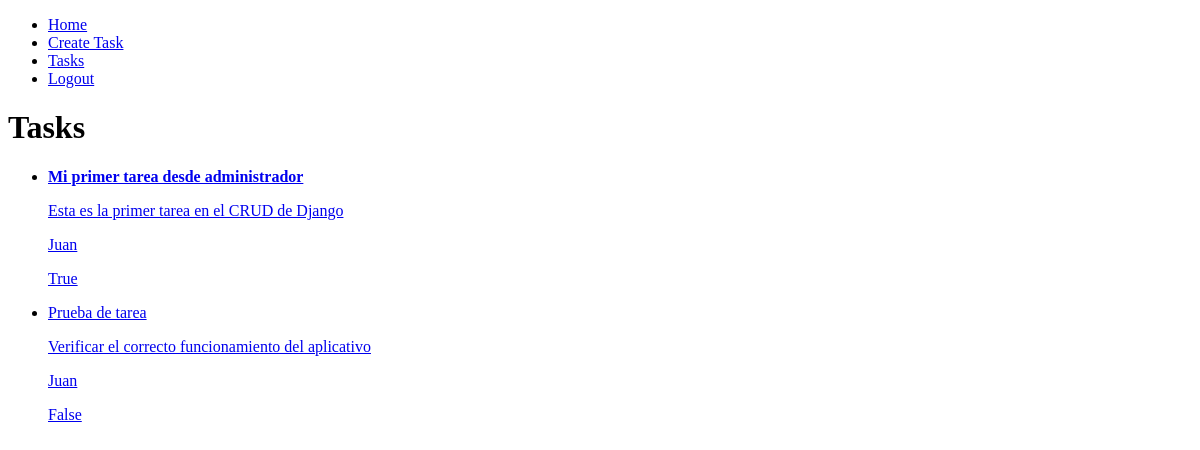
/tasks/ (signed in), run on an earlier commit of the app's database.
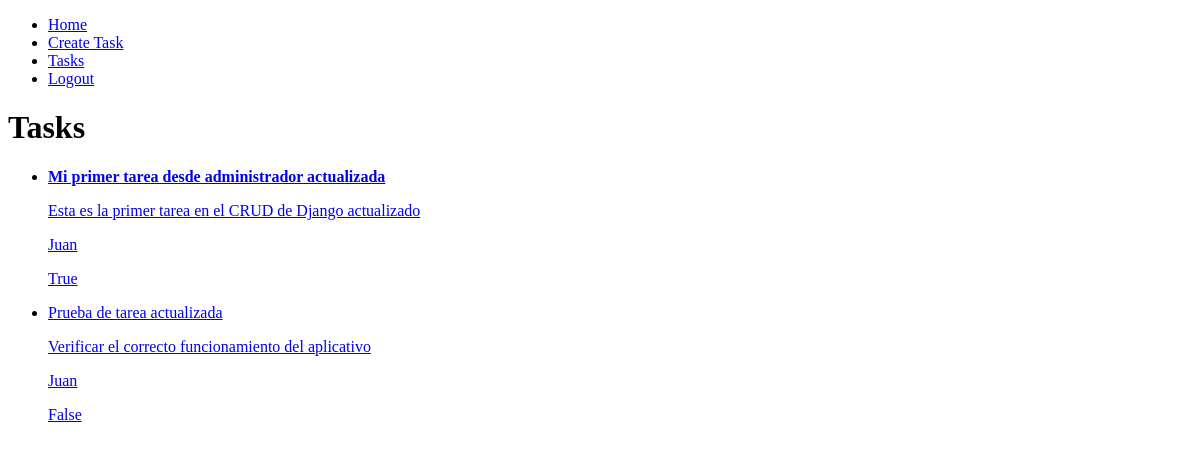
And on a later commit of the database.
### tasks/models.py (models this page shows, shortened)
class Task(models.Model):
    title = models.CharField(max_length=100)
    description = models.TextField(blank=True)
    created = models.DateTimeField(auto_now_add=True)
    date_completed = models.DateTimeField(null=True, blank=True) #El blank funcionar para que al manejar el proyecto a través del administrador (http://127.0.0.1:8000/admin/tasks/task/) Nose deje ingresar un dato como opcional
    important = models.BooleanField(default=False)
    user = models.ForeignKey(User, on_delete=models.CASCADE) # En caso de que se elimine un usuario, se eliminarán las tareas que el tiene en cascada

### tasks/views.py (the view)
# urls.py: path('tasks/', views.tasks, name='tasks'),
def tasks(request):
    tasks =Task.objects.filter(user=request.user) #Nos funciona para traer todas mis tareas
    return render(request, 'tasks.html', {
        'tasks': tasks
    })

### tasks/templates/tasks.html
{% extends 'base.html' %}
{% block content %}
<h1>Tasks</h1>
<ul>
    {% for task in tasks %}
    <li>
        <a href="{% url 'task_detail' task.id %}">
            {% if task.important %}
            <strong>{{task.title}}</strong>
            {% else %}
            {{task.title}}
            {% endif %}
            <p>{{task.description}}</p>
            <p>{{task.user.username}}</p>
            <p>{{task.important}}</p>
        </a>
    </li>
    {% endfor %}
</ul>
{% endblock %}

What changed in the data, as far as the page shows it:
changed Task "True": title "Mi primer tarea desde administrador" → "Mi primer tarea desde administrador actualizada"; description "Esta es la primer tarea en el CRUD de Django" → "Esta es la primer tarea en el CRUD de Django actualizado"
changed Task "Verificar el correcto funcionamiento del aplicativo": title "Prueba de tarea" → "Prueba de tarea actualizada"
